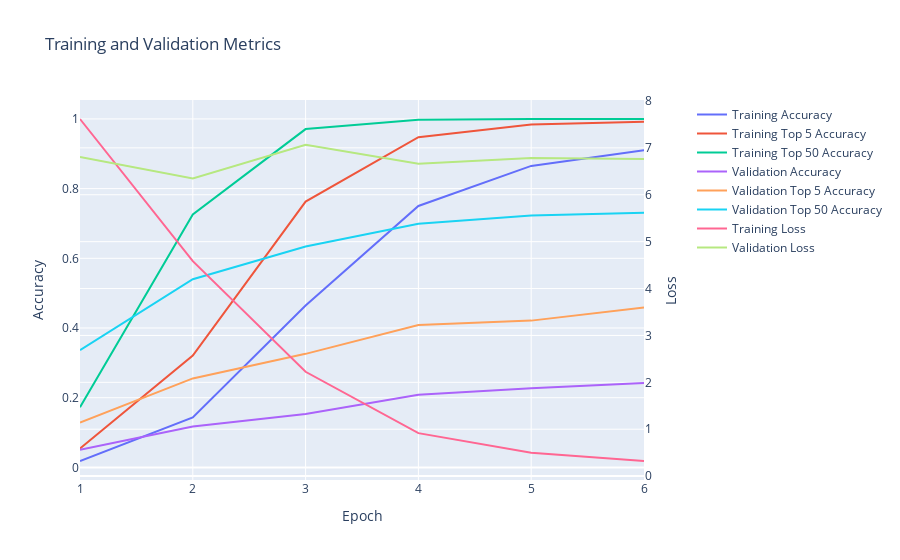

Write notebook code for a chart like this one.
### Code cell
softmax_similarity_model.display_training_history()

### Figure 1 — Plotly figure (JSON) as saved in the notebook; plotly's stock layout.template omitted (floating-point values rounded to 4 significant figures)
{"data": [{"mode": "lines", "name": "Training Accuracy", "type": "scatter", "x": [1, 2, 3, 4, 5, 6], "xaxis": "x", "y": [0.0184, 0.1434, 0.4644, 0.7503, 0.8652, 0.9099, 0.9311], "yaxis": "y"}, {"mode": "lines", "name": "Training Top 5 Accuracy", "type": "scatter", "x": [1, 2, 3, 4, 5, 6], "xaxis": "x", "y": [0.05408, 0.3211, 0.7628, 0.9477, 0.9842, 0.9921, 0.9952], "yaxis": "y"}, {"mode": "lines", "name": "Training Top 50 Accuracy", "type": "scatter", "x": [1, 2, 3, 4, 5, 6], "xaxis": "x", "y": [0.1729, 0.7261, 0.9708, 0.9972, 0.9997, 0.9997, 0.9997], "yaxis": "y"}, {"mode": "lines", "name": "Validation Accuracy", "type": "scatter", "x": [1, 2, 3, 4, 5, 6], "xaxis": "x", "y": [0.05079, 0.1175, 0.1534, 0.2084, 0.2274, 0.2422, 0.2564], "yaxis": "y"}, {"mode": "lines", "name": "Validation Top 5 Accuracy", "type": "scatter", "x": [1, 2, 3, 4, 5, 6], "xaxis": "x", "y": [0.1289, 0.2554, 0.3258, 0.4088, 0.4212, 0.4592, 0.471], "yaxis": "y"}, {"mode": "lines", "name": "Validation Top 50 Accuracy", "type": "scatter", "x": [1, 2, 3, 4, 5, 6], "xaxis": "x", "y": [0.3366, 0.5401, 0.6341, 0.6994, 0.7229, 0.7305, 0.7398], "yaxis": "y"}, {"mode": "lines", "name": "Training Loss", "type": "scatter", "x": [1, 2, 3, 4, 5, 6], "xaxis": "x", "y": [7.616, 4.585, 2.225, 0.9171, 0.4965, 0.3225, 0.2516], "yaxis": "y2"}, {"mode": "lines", "name": "Validation Loss", "type": "scatter", "x": [1, 2, 3, 4, 5, 6], "xaxis": "x", "y": [6.805, 6.348, 7.067, 6.66, 6.786, 6.764, 6.661], "yaxis": "y2"}], "layout": {"title": {"text": "Training and Validation Metrics"}, "xaxis": {"anchor": "y", "domain": [0.0, 0.94], "title": {"text": "Epoch"}}, "yaxis": {"anchor": "x", "domain": [0.0, 1.0], "title": {"text": "Accuracy"}}, "yaxis2": {"anchor": "x", "overlaying": "y", "side": "right", "title": {"text": "Loss"}}}}
